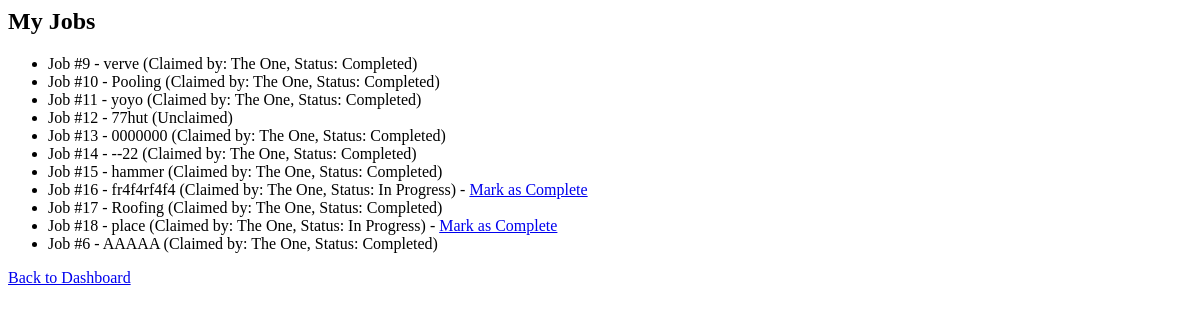
The app's page /dashboard/client/jobs (signed in), older data.
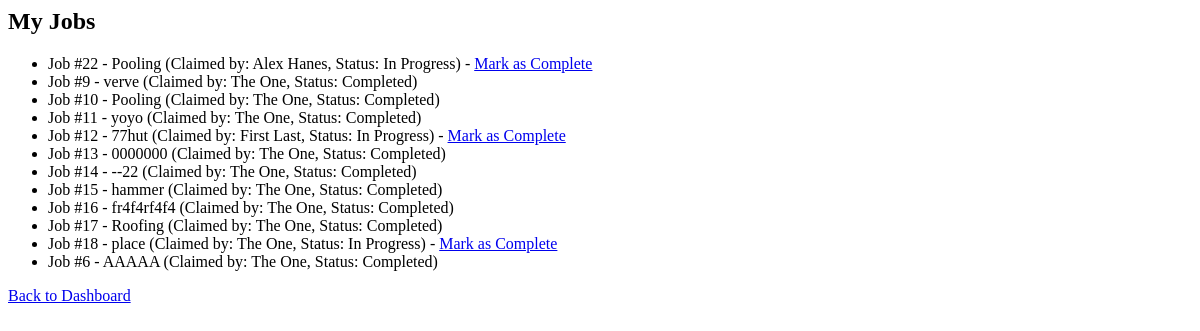
The same page, newer data.
### tables this page shows
CREATE TABLE Job_Request (
        jobID INTEGER PRIMARY KEY AUTOINCREMENT,
        clientID INTEGER NOT NULL,
        contractorID INTEGER,
        companyID INTEGER,
        service TEXT,
        status TEXT CHECK(status IN ('Pending', 'In Progress', 'Completed', 'Cancelled')) DEFAULT 'Pending',
        date_posted DATE NOT NULL,
        date_fulfilled DATE, client_approval TEXT CHECK(client_approval IN ('Pending','Approved','Denied')) DEFAULT 'Pending',
        FOREIGN KEY(clientID) REFERENCES Client(clientID),
        FOREIGN KEY(contractorID) REFERENCES Contractor(contractorID),
        FOREIGN KEY(companyID) REFERENCES Company(companyID)
    );

### app.py (the view)
@app.route("/dashboard/client/jobs")
def client_jobs():
    if session.get("role") != "client":
        return "Access denied", 403
    client_id = get_client_id(session["user_id"])
    conn = get_db()
    cur = conn.cursor()
    cur.execute("""
        SELECT jr.*, c.name AS companyName, ctr.firstName || ' ' || ctr.lastName AS contractorName
        FROM Job_Request jr
        LEFT JOIN Company c ON jr.companyID = c.companyID
        LEFT JOIN Contractor ctr ON jr.contractorID = ctr.contractorID
        WHERE jr.clientID=?
        ORDER BY jr.date_posted DESC
    """, (client_id,))
    jobs = cur.fetchall()
    conn.close()
    return render_template("client_jobs.html", jobs=jobs)

### app.py (called while the page is built)
def get_db():
    conn = sqlite3.connect(DB_FILE)
    conn.row_factory = sqlite3.Row
    return conn

def get_client_id(user_id):
    conn = get_db()
    cur = conn.cursor()
    cur.execute("SELECT clientID FROM Client WHERE userID=?", (user_id,))
    row = cur.fetchone()
    conn.close()
    return row["clientID"] if row else None

### templates/client_jobs.html
<h2>My Jobs</h2>
<ul>
  {% for job in jobs %}
    <li>
      Job #{{ job.jobID }} - {{ job.service }}
      {% if job.contractorName %}
        (Claimed by: {{ job.contractorName }}, Status: {{ job.status }})
        {% if job.status != 'Completed' %}
          - <a href="{{ url_for('client_approval', job_id=job.jobID) }}">Mark as Complete</a>
        {% endif %}
      {% else %}
        (Unclaimed)
      {% endif %}
    </li>
  {% else %}
    <li>You haven't posted any jobs yet.</li>
  {% endfor %}
</ul>
<p><a href="{{ url_for('client_dashboard') }}">Back to Dashboard</a></p>

Row changes from the older to the newer data that the page shows:
added Job_Request: jobID "22", service "Pooling", contractorName "Alex Hanes", status "In Progress"
changed Job_Request "77hut": contractorName (not shown) → "First Last"; status (not shown) → "In Progress"; text "(Unclaimed)" → "(Claimed by: , Status: )"
changed Job_Request "fr4f4rf4f4": status "In Progress" → "Completed"; no longer shows "- Mark as Complete"
